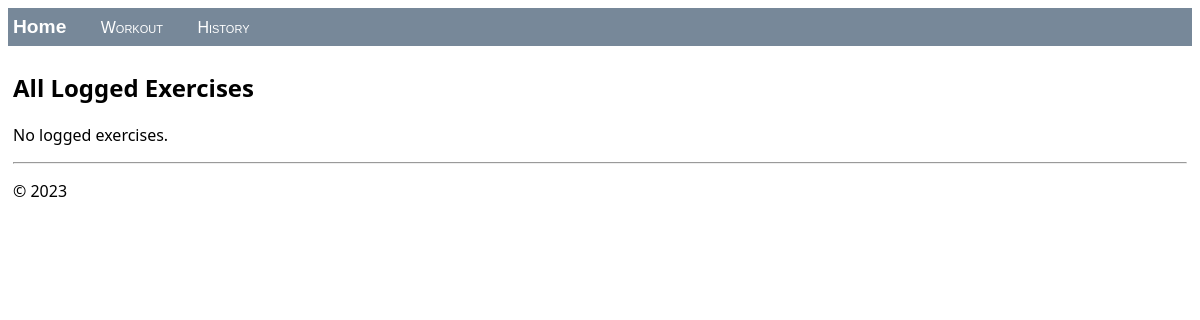
Page /workout/01062023_04:20:28 on the earlier database version.
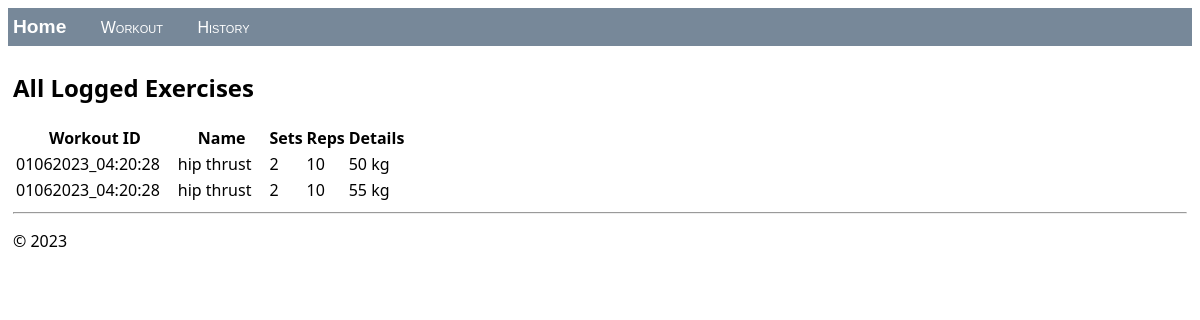
Same page on the later database version.
### hello/models.py (models this page shows, shortened)
class Exercise(models.Model):
    workout_id = models.CharField(unique=False, max_length=100, default=datetime.datetime.now().strftime("%m/%d/%Y, %H:%M:%S"))
    exercise = models.CharField(max_length=30, choices=EXERCISE_CATEGORIES)
    sets = models.IntegerField(default='1')
    reps = models.IntegerField(default='10')
    val = models.IntegerField(default='0')
    UNIT_OPTIONS = [('kg', 'kg'),('lb','lb'),('s','seconds'),('min', 'minutes')]
    specs = models.CharField(max_length=3, choices=UNIT_OPTIONS, default=('kg', 'kg'))
    details = models.CharField(max_length=10, default='')

### hello/views.py (the view)
# urls.py: path("workout/<id>", views.getWorkout, name='specific_workout')
def getWorkout(request, id):
    print(f'Requesting workout with id:{id}')
    exercise_list_view = Exercise.objects.filter(workout_id=id)
    print(f'exercise_list_view:{exercise_list_view}')
    return render(request,'hello/history.html',{'exercise_list': exercise_list_view})

### hello/templates/hello/history.html (shortened to what this page needs)
{% extends "hello/layout.html" %}
{% block content %}
    <h2>All Logged Exercises</h2>
    {% if exercise_list %}
        <table class="exercise_list">
            <thead>
            <tr>
                <th>Workout ID</th>
                <th>Name</th>
                <th>Sets</th>
                <th>Reps</th>
                <th>Details</th>
            </tr>
            </thead>
            <tbody>
            {% for exercise in exercise_list %}
                <tr>
                    <td>{{ exercise.workout_id }}</td>
                    <td>{{ exercise.get_exercise_display }}</td>
                    <td>{{ exercise.sets }}</td>
                    <td>{{ exercise.reps }}</td>
                    <td>{{ exercise.details }}</td>
                </tr>
            {% endfor %}
            </tbody>
        </table>
    {% else %}
        <p> No logged exercises.</p>
    {% endif %}
{% endblock %}

Differences in the rows shown:
now on this page (row edited): Exercise: workout_id "01062023_04:20:28", exercise "hip thrust", sets "2", reps "10", details "50 kg"
now on this page (row edited): Exercise: workout_id "01062023_04:20:28", exercise "hip thrust", sets "2", reps "10", details "55 kg"
Other differences:
text no longer shown: "No logged exercises."
text now shown: "Workout ID Name Sets Reps Details"
